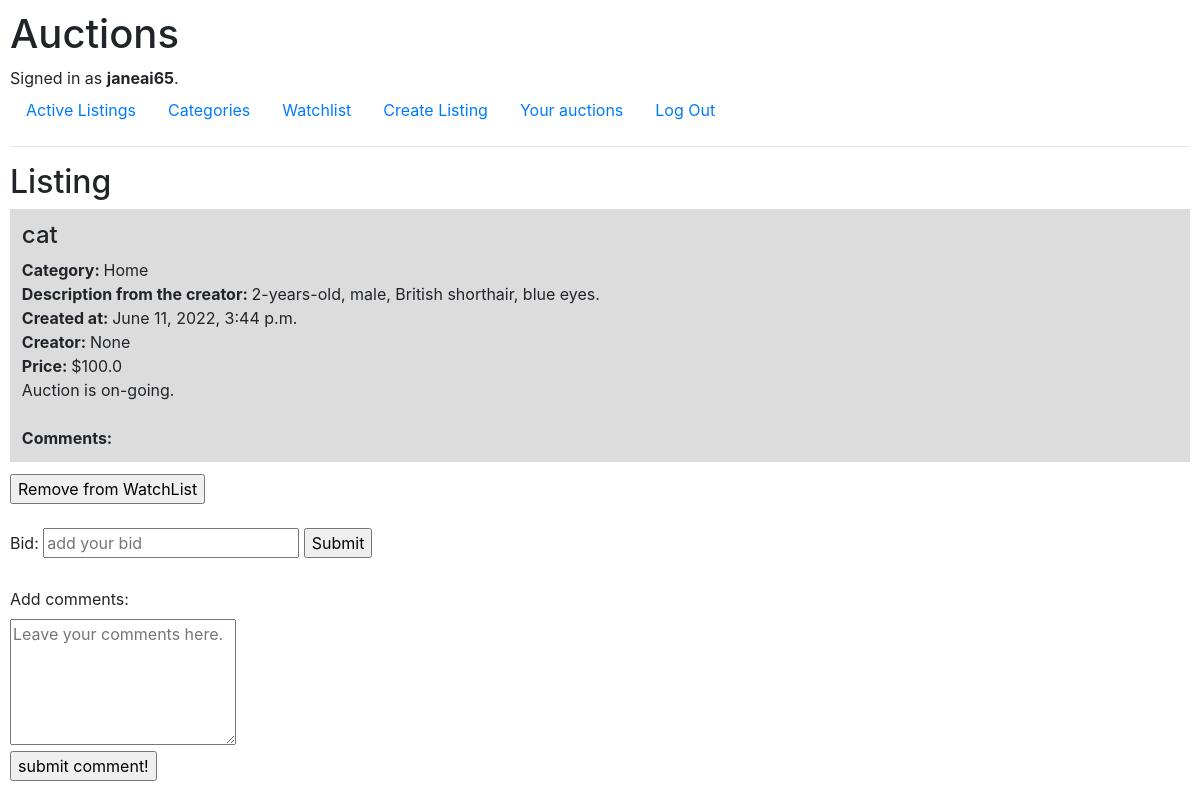
Page /listing/1 (signed in) on the earlier database version.
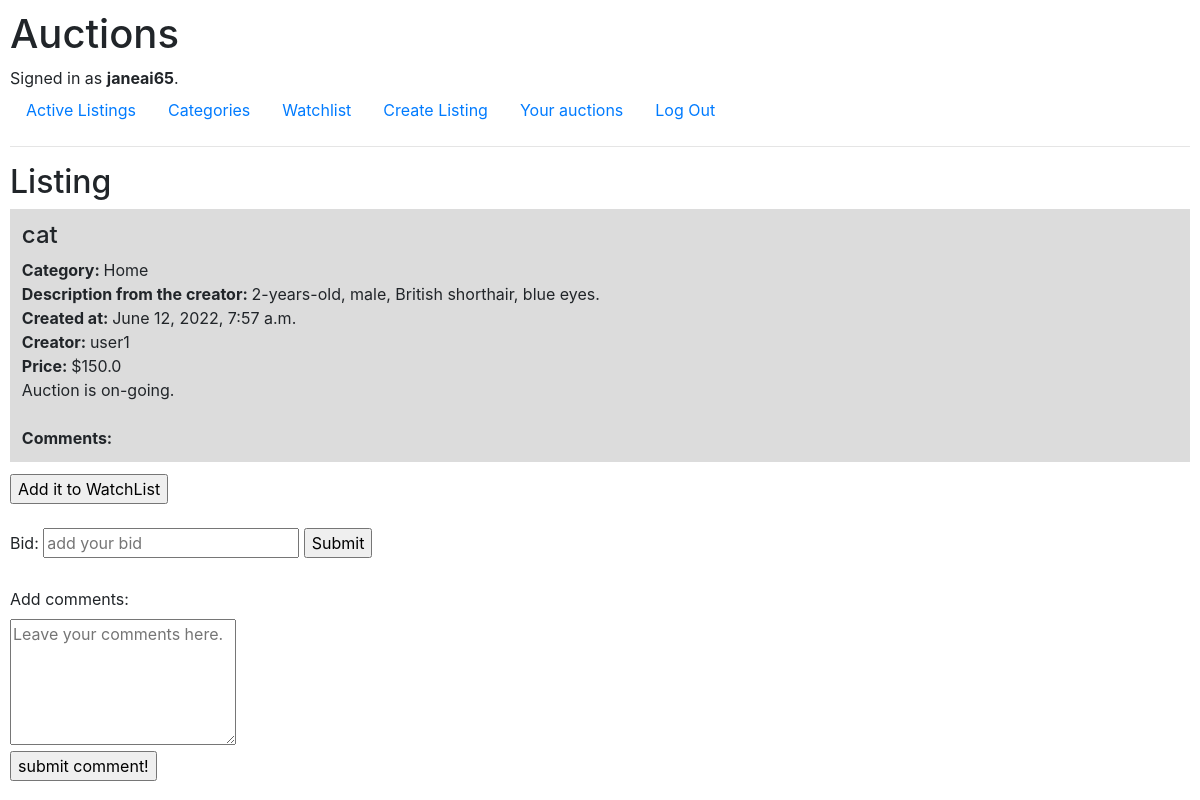
Same page on the later database version.
### auctions/models.py (models this page shows, shortened)
class Listing(models.Model):
    title = models.CharField(max_length=64)
    description = models.CharField(max_length=256)
    created_date = models.DateTimeField(auto_now=True)
    starting_bid = models.FloatField(blank=True, null=True)
    current_bid = models.FloatField(blank=True, null=True)
    creator = models.ForeignKey(User, on_delete=models.CASCADE, blank=True, null=True, related_name="creator")
    current_bidder = models.ForeignKey(User, on_delete=models.CASCADE, blank=True, null=True, related_name="winner")
    watchers = models.ManyToManyField(User, blank=True, related_name="wishlistings")
    is_active = models.BooleanField(default=True)
    CATEGORY_CHOICES = [
        ('FASHION', 'Fashion'),
        ('TOYS', 'Toys'),
        ('ELECTRONICS', 'Electronics'),
        ('HOME','Home')
    ]
    category = models.CharField(
        max_length=24,
        choices = CATEGORY_CHOICES,
    )

class User(AbstractUser):
    pass

### auctions/views.py (the view, shortened to what this page needs)
# urls.py: path("listing/<int:listing_id>", views.listing, name="listing"),
@login_required
def listing(request, listing_id):
    listing = Listing.objects.get(id=listing_id)
    user = request.user
    is_watched = user.wishlistings.filter(id=listing.id)
    is_creator = (listing.creator == user)
    return render(request, "auctions/listing.html", {
        "listing": listing,
        "is_watched": is_watched,
        "is_creator" : is_creator,
        "comments": listing.comments.all()
    })

### auctions/templates/auctions/listing.html (shortened to what this page needs)
{% extends "auctions/layout.html" %}
{% block body %}
    <h2>Listing</h2>
    <div style="border: 10px; padding:1%; background-color: gainsboro; margin-bottom: 1%;">
        <div><h4>{{ listing.title }}</h4></div>
        <div><b>Category: </b>{{ listing.category.capitalize }}</div>
        <div><b>Description from the creator: </b>{{ listing.description }}</div>
        <div><b>Created at: </b>{{ listing.created_date }}</div>
        <div><b>Creator: </b>{{ listing.creator }}</div>
        <div><b>Price: </b>${{listing.current_bid}}</div>
        {% if listing.is_active %}
            <div>Auction is on-going.</div>
        {% else %}
            <div>Acution is finished.</div>
            <div>{{ listing.current_bidder }} won the auction. </div>
        {% endif %}
        <div><b>Comments:</b></div>
    </div>
    {% if listing.is_active %}
        <form action="{% url 'listing' listing.id %}" method="POST">
            {% if is_watched %}
                <input type="submit"  name="update_watchlist" value="Remove from WatchList">
            {% else %}
                <input type="submit" name="update_watchlist" value="Add it to WatchList">
            {% endif %}
        </form>
        <form action="{% url 'listing' listing.id %}" method="POST">
            <label>Bid: </label>
            <input type="number" name="bid" placeholder="add your bid">
            <input type="submit" name="submit_bid">
        </form>
        <form action="{% url 'listing' listing.id %}" method="POST">
            <label>Add comments:</label></br>
            <textarea type="text" name="comment" cols="20" rows="5" placeholder="Leave your comments here."></textarea></br>
            <input type="submit" name="submit_comment" value="submit comment!">
        </form>
    {% endif %}
{% endblock %}

Differences in the rows shown:
changed Listing "cat": created_date "June 11, 2022, 3:44 p.m." → "June 12, 2022, 7:57 a.m."; creator "None" → "user1"; current_bid "100.0" → "150.0"
Other differences:
form field update_watchlist: (not shown) → "Add it to WatchList"
form field update_watchlist: "Remove from WatchList" → (not shown)
